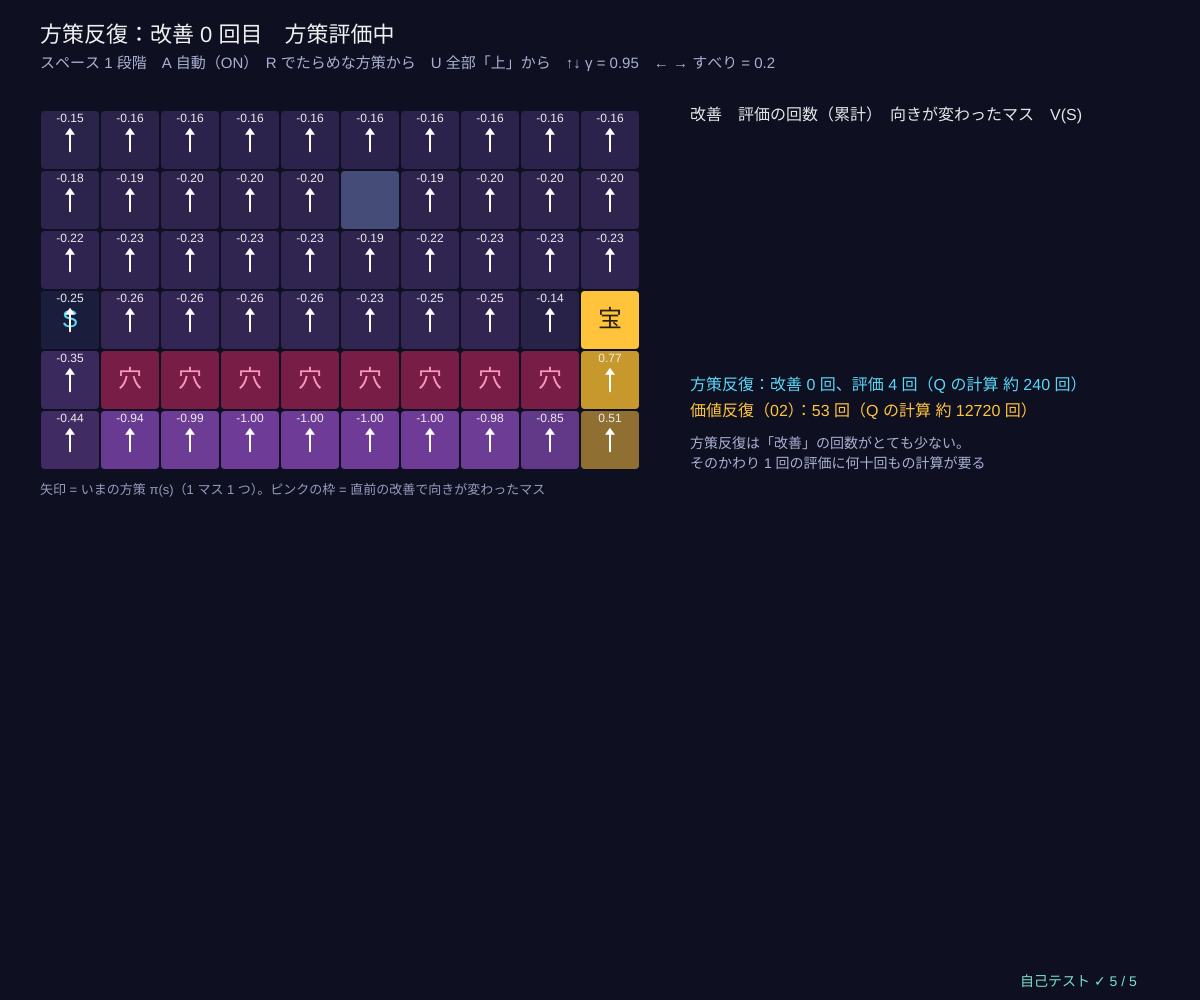
Frame 1 (no input)
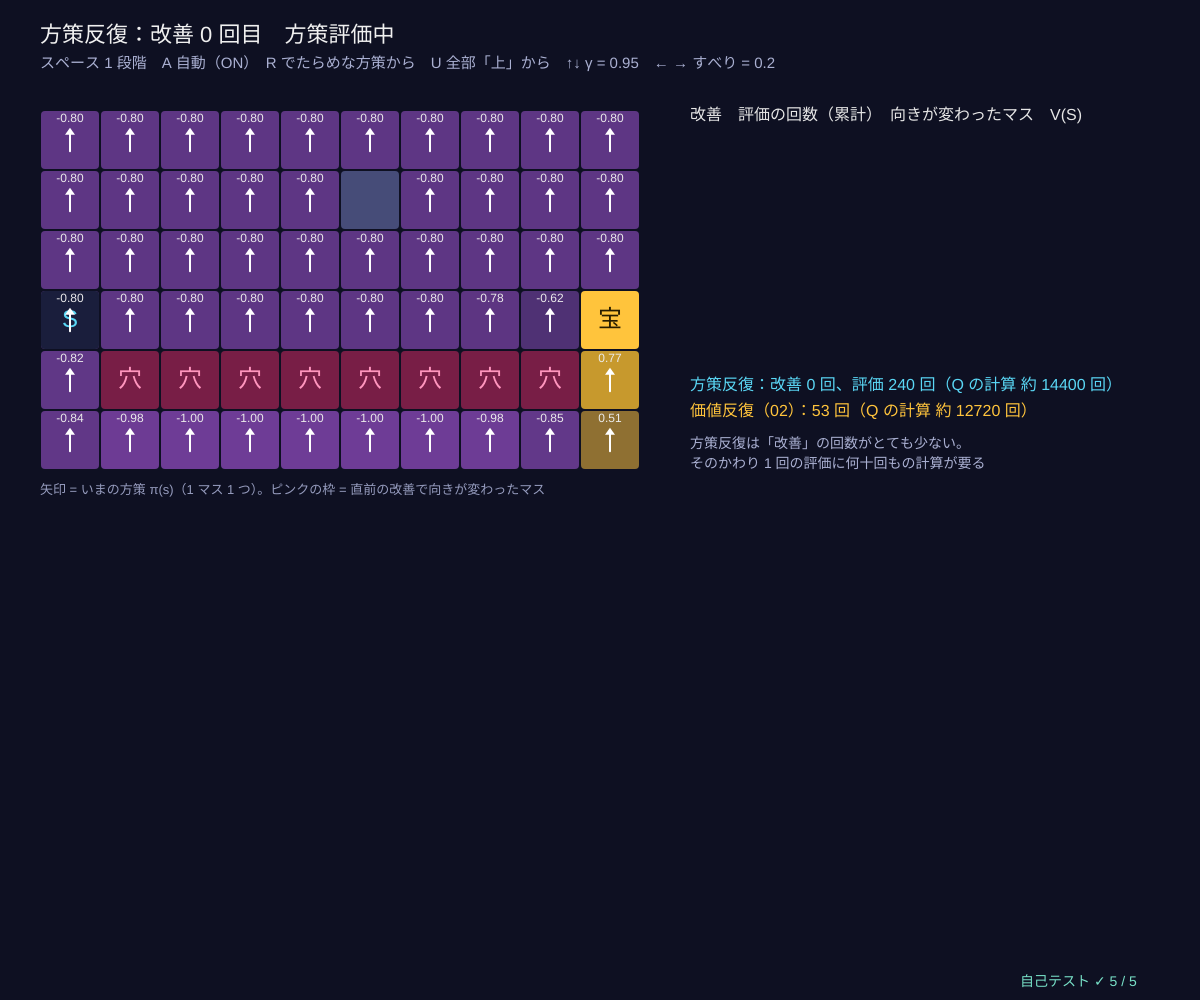
Frame 60 (no input)
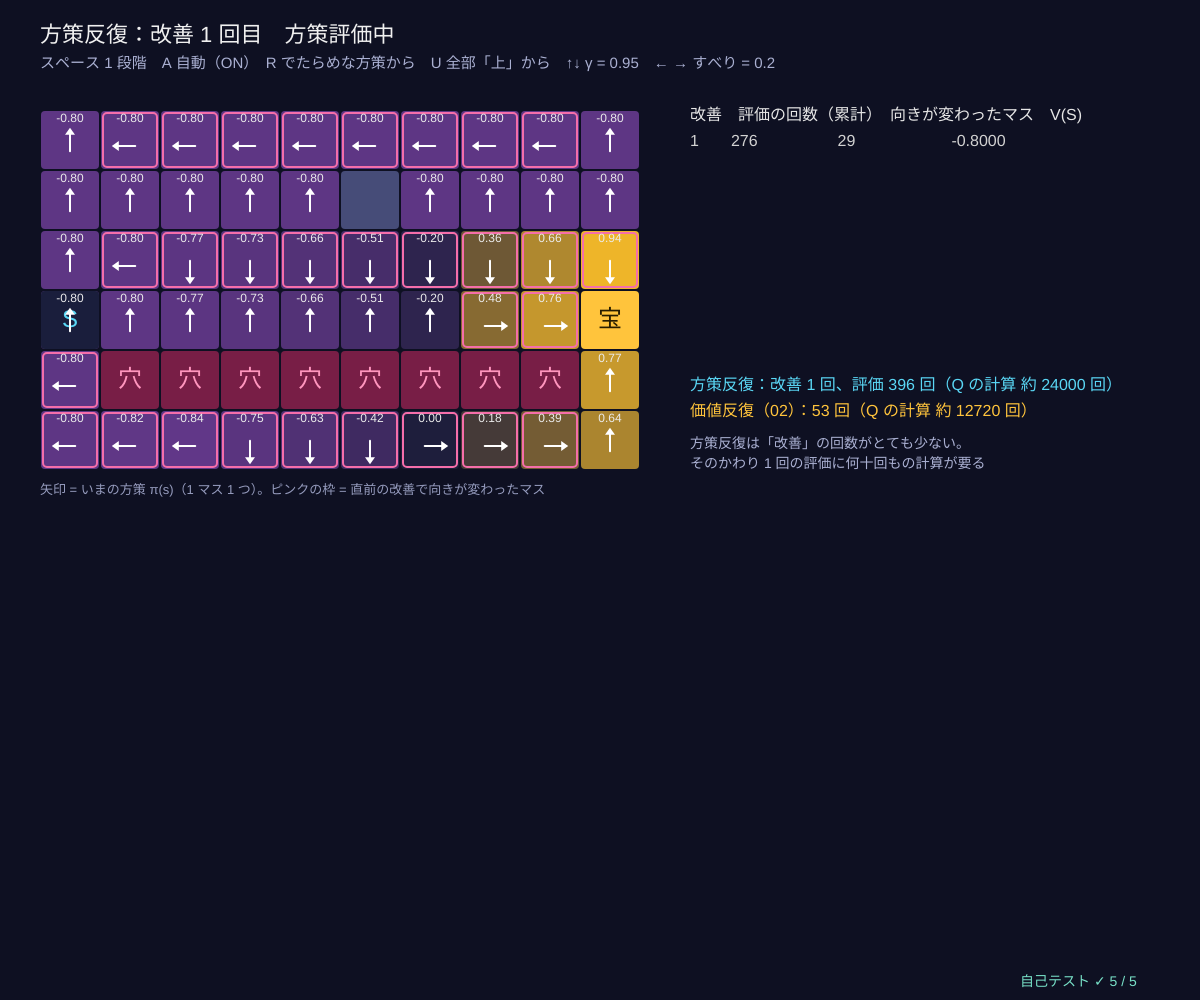
Frame 120 (the mouse pressed at the canvas centre since frame 60)

The p5.js sketch that drew these frames (run headless with seeded random() and noise() and a simulated clock; from frame 60 on, the mouse is pressed at the canvas centre):

// p5.js sketch
// ── sketch.js
// ============================================
// 03 方策反復 ─ 「方策評価（いまの方策の価値を計算）」→「方策改善（価値を見て貪欲に向きを変える）」のくり返し
// 方策を改善すると価値は下がらない（方策改善定理）。方策の種類は有限なので、数回で最適方策にたどり着いて止まる。
// 価値反復（02）と、くり返しの回数・計算量をくらべる
// スペース 1 段階すすめる / A 自動 / R 方策をでたらめに / U 全部「上」 / ↑↓ γ / ← → すべり / クリック 床→壁→宝→穴
// ============================================

let mapRows = [                          // ★ 地図（02 と同じ）
  '..........',
  '.....#....',
  '..........',
  'S........G',
  '.PPPPPPPP.',
  '..........',
];
let gamma = 0.95, slip = 0.2;            // ★ 割引率とすべりやすさ
const STEP_R = -0.04, TOL = 1e-8;        // ★ 1 歩の報酬、方策評価の収束の判定
let gw, mdp, policy = [], vTable = [], phase = 'eval', improveLog = [], auto = true, evalSweeps = 0, viInfo = null, gx = 40, gy = 110, cs = 60, lastChanged = [];

function setup() {
  createCanvas(windowWidth, windowHeight);
  gw = gridParse(mapRows);
  selfTest();
  rebuild();
}
function rebuild() {
  mdp = buildMdp(gw, slip, STEP_R);
  viInfo = valueIteration(mdp, gamma, TOL, 20000);       // くらべる相手：価値反復
  resetPolicy(false);
}
function resetPolicy(randomize) {
  policy = new Array(mdp.nS).fill(0).map(() => (randomize ? Math.floor(rnd() * 4) : 0));
  vTable = new Array(mdp.nS).fill(0); phase = 'eval'; improveLog = []; evalSweeps = 0; lastChanged = [];
}

// ★ 方策評価の 1 回：V(s) ← Σ_s' P(s′|s,π(s)) (r + γ V(s′))（行動は方策が決めた 1 つだけ）。戻り値 = 最大の変化量
function evalSweep(m, pi, V, gam) {
  let d = 0;
  for (let s = 0; s < m.nS; s++) { if (m.term[s]) continue; let v = qValue(m, V, gam, s, pi[s]); d = Math.max(d, Math.abs(v - V[s])); V[s] = v; }
  return d;
}
// ★ 方策改善：各マスで Q(s, a) がいちばん大きい向きへ。同点ならいまの向きのまま（行ったり来たりを防ぐ）
function improve(m, pi, V, gam) {
  let changed = [];
  for (let s = 0; s < m.nS; s++) {
    if (m.term[s]) continue;
    let q = [0, 1, 2, 3].map((a) => qValue(m, V, gam, s, a)), best = argmaxFirst(q);
    if (q[best] > q[pi[s]] + 1e-12) { pi[s] = best; changed.push(s); }
  }
  return changed;
}
function policyIteration(m, pi0, gam) {          // 全部まとめて（自己テスト用）
  let pi = pi0.slice(), V = new Array(m.nS).fill(0), sweeps = 0, rounds = 0, vs = [];
  for (; rounds < 100; rounds++) {
    let d; do { d = evalSweep(m, pi, V, gam); sweeps++; } while (d >= TOL && sweeps < 1e6);
    vs.push(V.slice());
    if (improve(m, pi, V, gam).length === 0) break;
  }
  return { pi, V, sweeps, rounds: rounds + 1, vs };
}
function advance() {                             // 評価を 1 回すすめる／評価が終わっていたら改善
  if (phase === 'done') return;
  if (phase === 'eval') {
    let d = evalSweep(mdp, policy, vTable, gamma); evalSweeps++;
    if (d < TOL) phase = 'improve';
  } else {
    lastChanged = improve(mdp, policy, vTable, gamma);
    improveLog.push({ sweeps: evalSweeps, changed: lastChanged.length, vS: vTable[gw.cell.indexOf('S')] });
    phase = lastChanged.length ? 'eval' : 'done';
  }
}

function draw() {
  background(...BG);
  if (auto) { if (phase === 'eval') { for (let k = 0; k < 4; k++) if (phase === 'eval') advance(); } else if (frameCount % 45 === 0) advance(); }
  cs = Math.min(64, (width * 0.55 - 60) / gw.w, (height - 230) / gw.h);
  let label = { eval: '方策評価中', improve: '評価が収束 → 次は改善', done: '方策が変わらない → 最適方策' }[phase];
  noStroke(); fill(240); textSize(22); textAlign(LEFT, BASELINE);
  text('方策反復：改善 ' + improveLog.length + ' 回目　' + label, 40, 42);
  fill(170, 176, 210); textSize(15);
  text('スペース 1 段階　A 自動（' + (auto ? 'ON' : 'OFF') + '）　R でたらめな方策から　U 全部「上」から　↑↓ γ = ' + gamma.toFixed(2) + '　← → すべり = ' + slip.toFixed(1), 40, 68);

  for (let s = 0; s < mdp.nS; s++) {
    if (mdp.term[s]) continue;
    let [x, y] = cellXY(gw, s, gx, gy, cs); noStroke(); valueFill(vTable[s], -1, 1); rect(x + 1, y + 1, cs - 2, cs - 2, 4);
    if (lastChanged.includes(s)) { noFill(); stroke(...PINK); strokeWeight(2); rect(x + 3, y + 3, cs - 6, cs - 6, 4); }
  }
  drawCells(gw, gx, gy, cs, true);
  for (let s = 0; s < mdp.nS; s++) {
    if (mdp.term[s]) continue;
    let [x, y] = cellXY(gw, s, gx, gy, cs);
    noStroke(); fill(235); textAlign(CENTER, TOP); textSize(Math.max(10, cs * 0.2)); text(fmtN(vTable[s]), x + cs / 2, y + 3);
    stroke(255); strokeWeight(2); fill(255); drawArrowIn(x + cs / 2, y + cs * 0.6, policy[s], cs * 0.22);
  }
  noStroke(); fill(150, 156, 190); textSize(13); textAlign(LEFT, BASELINE);
  text('矢印 = いまの方策 π(s)（1 マス 1 つ）。ピンクの枠 = 直前の改善で向きが変わったマス', gx, gy + gw.h * cs + 24);

  // ---- 記録の表と、価値反復との比較
  let px = gx + gw.w * cs + 50, py = 120;
  fill(230); textSize(16); text('改善　評価の回数（累計）　向きが変わったマス　V(S)', px, py);
  improveLog.slice(-10).forEach((h, i) => { fill(h.changed ? 210 : color(...GOLD)); text((improveLog.length - Math.min(10, improveLog.length) + i + 1) + '　　' + h.sweeps + '　　　　　' + h.changed + '　　　　　　' + fmtN(h.vS, 4), px, py + 26 + i * 22); });
  let ty = py + 270, actsPI = evalSweeps * mdp.nS + improveLog.length * mdp.nS * 4, actsVI = viInfo.its * mdp.nS * 4;
  fill(...CYAN); text('方策反復：改善 ' + improveLog.length + ' 回、評価 ' + evalSweeps + ' 回（Q の計算 約 ' + actsPI + ' 回）', px, ty);
  fill(...GOLD); text('価値反復（02）：' + viInfo.its + ' 回（Q の計算 約 ' + actsVI + ' 回）', px, ty + 26);
  fill(170, 176, 210); textSize(14);
  text('方策反復は「改善」の回数がとても少ない。', px, ty + 58);
  text('そのかわり 1 回の評価に何十回もの計算が要る', px, ty + 78);
  if (phase === 'done') {
    let same = 0, tot = 0; for (let s = 0; s < mdp.nS; s++) if (!mdp.term[s]) { tot++; if (optimalActs(mdp, viInfo.V, gamma, s, 1e-6).includes(policy[s])) same++; }
    fill(...LIME); textSize(16); text('価値反復の最適な向きと一致：' + same + ' / ' + tot + ' マス', px, ty + 112);
  }
  drawSelfTest(width - 180, height - 14);
}

function mousePressed() {
  let s = cellAt(gw, gx, gy, cs, mouseX, mouseY);
  if (s < 0 || gw.cell[s] === 'S') return;
  let order = ['.', '#', 'G', 'P']; gw.cell[s] = order[(order.indexOf(gw.cell[s]) + 1) % 4]; rebuild();
}
function keyPressed() {
  if (key === ' ') { if (phase === 'eval') { while (phase === 'eval') advance(); } else advance(); }
  if (key === 'a' || key === 'A') auto = !auto;
  if (key === 'r' || key === 'R') resetPolicy(true);
  if (key === 'u' || key === 'U') resetPolicy(false);
  if (key === UP_ARROW) { gamma = Math.min(0.99, Math.round((gamma + 0.05) * 100) / 100); rebuild(); }
  if (key === DOWN_ARROW) { gamma = Math.max(0.05, Math.round((gamma - 0.05) * 100) / 100); rebuild(); }
  if (key === RIGHT_ARROW) { slip = Math.min(0.8, Math.round((slip + 0.1) * 10) / 10); rebuild(); }
  if (key === LEFT_ARROW) { slip = Math.max(0, Math.round((slip - 0.1) * 10) / 10); rebuild(); }
  return false;
}

// ---- 自己テスト
function selfTest() {
  selfTestResults = [];
  let gwT = gridParse(mapRows), okV = true, okPi = true, okMono = true, okRounds = true, maxRounds = 0;
  for (let sl of [0, 0.2]) {
    let m = buildMdp(gwT, sl, STEP_R), vi = valueIteration(m, 0.95, 1e-12, 20000);
    seedRng(21 + sl * 10);
    for (let trial = 0; trial < 4; trial++) {
      let pi0 = trial === 0 ? new Array(m.nS).fill(0) : Array.from({ length: m.nS }, () => Math.floor(rnd() * 4));
      let pr = policyIteration(m, pi0, 0.95); maxRounds = Math.max(maxRounds, pr.rounds);
      if (pr.rounds > 15) okRounds = false;
      for (let s = 0; s < m.nS; s++) {
        if (m.term[s]) continue;
        if (!near(pr.V[s], vi.V[s], 1e-6)) okV = false;
        if (!optimalActs(m, vi.V, 0.95, s, 1e-6).includes(pr.pi[s])) okPi = false;
      }
      for (let k = 1; k < pr.vs.length; k++) for (let s = 0; s < m.nS; s++) if (pr.vs[k][s] < pr.vs[k - 1][s] - 1e-6) okMono = false;   // 評価を 10⁻⁸ で打ち切る誤差（約 γ/(1−γ) × 10⁻⁸）は見のがす
    }
  }
  check('方策反復は 15 回以内の改善で止まる（いちばん多くて ' + maxRounds + ' 回、すべり 0 と 0.2、初期方策 4 通り）', okRounds);
  check('最後の価値 = 価値反復の V*（誤差 10⁻⁶ 以内）', okV);
  check('最後の方策の向きは、どのマスでも価値反復の最適な向きの 1 つ', okPi);
  check('方策改善定理：改善のたびに、どのマスの価値も下がらない（評価の打ち切り誤差 10⁻⁶ まで）', okMono);
  // 改善しても変わらない = 貪欲方策が自分自身
  let m = buildMdp(gwT, 0.2, STEP_R), pr = policyIteration(m, new Array(m.nS).fill(0), 0.95), pi2 = pr.pi.slice();
  check('止まった方策をもう一度改善しても変わらない', improve(m, pi2, pr.V, 0.95).length === 0);
  reportSelfTest();
}

// ---------- やってみよう ----------
// 1. U（全部「上」）と R（でたらめ）で始めて、改善の回数をくらべよう
// 2. 評価のたびに V を 0 からやり直すと、評価の回数はどれくらい増える？（いまは前の V から続けている）
// 3. γ を 0.99 にすると、価値反復と方策反復の回数はそれぞれどう変わる？
// 4. 評価を最後まで待たずに数回で打ち切って改善すると？（価値反復との中間）
// 5. 壁を置いて迷路にすると、改善の回数はどう変わる？

// ==================================================
// ここから下は「強化学習の道具」（中身は読まなくても OK。消さないでね）
// ==================================================
// ---- 色と小さな道具
const BG = [14, 16, 34];                // 背景（アーケードの紺）
const GOLD = [255, 196, 60], CYAN = [90, 215, 245], PINK = [245, 110, 170], LIME = [160, 230, 110], VIOLET = [175, 140, 255];
function clampv(v, a, b) { return v < a ? a : v > b ? b : v !== v ? a : v; }     // NaN なら a に戻す
function argmaxR(q) {                  // いちばん大きい値の番号（同点はランダムに 1 つ）
  let m = -Infinity, best = [];
  for (let i = 0; i < q.length; i++) {
    if (q[i] > m + 1e-12) { m = q[i]; best = [i]; } else if (Math.abs(q[i] - m) <= 1e-12) best.push(i);
  }
  return best.length ? best[Math.floor(rnd() * best.length)] : 0;
}
function argmaxFirst(q) { let b = 0; for (let i = 1; i < q.length; i++) if (q[i] > q[b]) b = i; return b; }   // 同点は若い番号
function maxOf(q) { let m = -Infinity; for (let v of q) if (v > m) m = v; return m; }
function epsGreedy(q, eps) { return rnd() < eps ? Math.floor(rnd() * q.length) : argmaxR(q); }   // ε の確率でランダム、ほかは貪欲
function softmaxArr(h, tau) {          // ボルツマン分布 exp(h/τ) / Σ（大きい数でもあふれないように最大値を引く）
  let m = maxOf(h), e = h.map((v) => Math.exp((v - m) / (tau || 1))), s = e.reduce((a, b) => a + b, 0);
  return e.map((v) => v / s);
}
function sampleFrom(p) { let u = rnd(), c = 0; for (let i = 0; i < p.length; i++) { c += p[i]; if (u < c) return i; } return p.length - 1; }
function meanOf(a) { return a.length ? a.reduce((s, v) => s + v, 0) / a.length : 0; }
function fmtN(v, d) { if (typeof v !== 'number' || v !== v) return '?'; let s = v.toFixed(d === undefined ? 2 : d); return s === '-0.00' || s === '-0.0' || s === '-0' ? s.slice(1) : s; }
// ---- 種つきの乱数（同じ種なら毎回同じ列 → 実験をくり返せる）
let rngState = 1;
function seedRng(s) { rngState = (s >>> 0) || 1; }
function rnd() {                       // 0〜1 の一様乱数（mulberry32）
  rngState = (rngState + 0x6d2b79f5) >>> 0;
  let t = rngState;
  t = Math.imul(t ^ (t >>> 15), t | 1);
  t ^= t + Math.imul(t ^ (t >>> 7), t | 61);
  return ((t ^ (t >>> 14)) >>> 0) / 4294967296;
}
function rndInt(a, b) { return a + Math.floor(rnd() * (b - a + 1)); }
function randn() { let u = 1 - rnd(), v = rnd(); return Math.sqrt(-2 * Math.log(u)) * Math.cos(2 * Math.PI * v); }   // 標準正規分布
// ---- グリッドワールド：文字の地図 '.' 床、'#' 壁、'S' スタート、'G' 宝（+1 で終わり）、'P' 落とし穴（−1 で終わり）
const DIRS = [[0, -1], [1, 0], [0, 1], [-1, 0]];    // 行動 0 上、1 右、2 下、3 左
const DIR_NAMES = ['上', '右', '下', '左'];
function gridParse(rows) { return { w: rows[0].length, h: rows.length, cell: rows.join('').split('') }; }
function gridMove(gw, s, a) {          // 決まった向きに 1 マス。外や壁ならその場にとどまる
  let x = s % gw.w + DIRS[a][0], y = Math.floor(s / gw.w) + DIRS[a][1];
  if (x < 0 || y < 0 || x >= gw.w || y >= gw.h || gw.cell[y * gw.w + x] === '#') return s;
  return y * gw.w + x;
}
function isTerminalCell(c) { return c === 'G' || c === 'P'; }
function enterReward(c, stepR) { return c === 'G' ? 1 : c === 'P' ? -1 : stepR; }
// マルコフ決定過程を作る：P[s][a] = [{ s2, p, r }]。意図した向きに 1 − slip、左右の直角の向きに slip/2 ずつ
function buildMdp(gw, slip, stepR) {
  let nS = gw.w * gw.h, P = [], term = [];
  for (let s = 0; s < nS; s++) {
    let c = gw.cell[s]; term.push(isTerminalCell(c) || c === '#'); P.push([]);
    for (let a = 0; a < 4; a++) {
      if (term[s]) { P[s].push([{ s2: s, p: 1, r: 0 }]); continue; }       // 終わりのマス（と壁）はそこに留まり、報酬 0
      let outs = [[a, 1 - slip], [(a + 1) % 4, slip / 2], [(a + 3) % 4, slip / 2]], list = [];
      for (let [d, p] of outs) {
        if (p <= 0) continue;
        let s2 = gridMove(gw, s, d), r = enterReward(gw.cell[s2], stepR), e = list.find((o) => o.s2 === s2);
        if (e) e.p += p; else list.push({ s2, p, r });
      }
      P[s].push(list);
    }
  }
  return { nS, nA: 4, P, term, gw };
}
function qValue(mdp, V, gamma, s, a) { let q = 0; for (let o of mdp.P[s][a]) q += o.p * (o.r + gamma * V[o.s2]); return q; }
function viSweep(mdp, V, gamma) {      // 価値反復の 1 回：V(s) ← max_a Σ p (r + γ V(s'))。戻り値 = 最大の変化量
  let nv = V.slice(), d = 0;
  for (let s = 0; s < mdp.nS; s++) {
    if (mdp.term[s]) continue;
    let best = -Infinity; for (let a = 0; a < 4; a++) best = Math.max(best, qValue(mdp, V, gamma, s, a));
    nv[s] = best; d = Math.max(d, Math.abs(best - V[s]));
  }
  for (let s = 0; s < mdp.nS; s++) V[s] = nv[s];
  return d;
}
function valueIteration(mdp, gamma, tol, maxIt) {
  let V = new Array(mdp.nS).fill(0), its = 0, d = Infinity, deltas = [];
  while (d >= tol && its < (maxIt || 100000)) { d = viSweep(mdp, V, gamma); deltas.push(d); its++; }
  return { V, its, deltas };
}
function optimalActs(mdp, V, gamma, s, tol) {     // 最適な行動の集合（同点は全部）
  let q = [0, 1, 2, 3].map((a) => qValue(mdp, V, gamma, s, a)), m = maxOf(q);
  return [0, 1, 2, 3].filter((a) => q[a] >= m - (tol || 1e-9));
}
function evalPolicy(mdp, pi, gamma, tol, V0) {    // 方策評価：V(s) ← Σ p (r + γ V(s')) を、変化が tol 未満になるまで
  let V = V0 ? V0.slice() : new Array(mdp.nS).fill(0), sweeps = 0, d = Infinity;
  while (d >= tol && sweeps < 100000) {
    d = 0;
    for (let s = 0; s < mdp.nS; s++) {
      if (mdp.term[s]) continue;
      let v = qValue(mdp, V, gamma, s, pi[s]); d = Math.max(d, Math.abs(v - V[s])); V[s] = v;
    }
    sweeps++;
  }
  return { V, sweeps };
}
function cellXY(gw, s, gx, gy, cs) { return [gx + (s % gw.w) * cs, gy + Math.floor(s / gw.w) * cs]; }
function drawArrowIn(cx, cy, a, len) { // マスの中心から向き a に矢印
  let dx = DIRS[a][0], dy = DIRS[a][1], ex = cx + dx * len, ey = cy + dy * len;
  line(cx - dx * len * 0.4, cy - dy * len * 0.4, ex, ey);
  noStroke(); triangle(ex + dx * 5, ey + dy * 5, ex - dy * 5 - dx * 2, ey + dx * 5 - dy * 2, ex + dy * 5 - dx * 2, ey - dx * 5 - dy * 2);
}
function drawCells(gw, gx, gy, cs, skipFloor) {   // 壁・宝・落とし穴・スタートを描く
  textAlign(CENTER, CENTER); textSize(cs * 0.4);
  for (let s = 0; s < gw.w * gw.h; s++) {
    let c = gw.cell[s], [x, y] = cellXY(gw, s, gx, gy, cs);
    if (c === '.' && skipFloor) continue;
    noStroke();
    if (c === '#') fill(70, 76, 120); else if (c === 'G') fill(...GOLD); else if (c === 'P') fill(120, 30, 70); else fill(26, 30, 60);
    rect(x + 1, y + 1, cs - 2, cs - 2, 4);
    if (c === 'G') { fill(40, 30, 0); text('宝', x + cs / 2, y + cs / 2); }
    if (c === 'P') { fill(255, 150, 190); text('穴', x + cs / 2, y + cs / 2); }
    if (c === 'S') { fill(...CYAN); text('S', x + cs / 2, y + cs / 2); }
  }
}
function cellAt(gw, gx, gy, cs, mx, my) {         // マウスの下のマス（なければ −1）
  let x = Math.floor((mx - gx) / cs), y = Math.floor((my - gy) / cs);
  return x >= 0 && y >= 0 && x < gw.w && y < gw.h ? y * gw.w + x : -1;
}
function bfsDist(gw, goal) {           // 決定的に動くときの、各マスからゴールまでの最短の歩数（届かなければ Infinity）
  let d = new Array(gw.w * gw.h).fill(Infinity), q = [goal]; d[goal] = 0;
  while (q.length) {
    let s = q.shift();
    for (let a = 0; a < 4; a++) {
      let x = s % gw.w - DIRS[a][0], y = Math.floor(s / gw.w) - DIRS[a][1], p = y * gw.w + x;   // p から向き a で s に来られる？
      if (x < 0 || y < 0 || x >= gw.w || y >= gw.h || gw.cell[p] === '#' || d[p] < Infinity || isTerminalCell(gw.cell[p])) continue;
      if (gridMove(gw, p, a) === s) { d[p] = d[s] + 1; q.push(p); }
    }
  }
  return d;
}
function valueFill(v, lo, hi) {        // 低い = 紫、0 = 紺、高い = 金
  let t = clampv((v - lo) / (hi - lo || 1), 0, 1);
  if (t < 0.5) { let u = t / 0.5; fill(110 - 80 * u, 60 - 30 * u, 150 - 90 * u); }
  else { let u = (t - 0.5) / 0.5; fill(30 + 220 * u, 30 + 160 * u, 60 - 20 * u); }
}
// ---- 自己テストの道具
let selfTestResults = [];
function check(name, cond) { selfTestResults.push({ name, ok: !!cond }); }
function near(a, b, tol) { return a !== null && a !== undefined && isFinite(a) && Math.abs(a - b) <= (tol === undefined ? 1e-9 : tol); }
function noNaN(v) { return Array.isArray(v) || ArrayBuffer.isView(v) ? Array.from(v).every(noNaN) : !(typeof v === 'number' && !isFinite(v)); }
function reportSelfTest() { for (let r of selfTestResults) (r.ok ? console.log : console.error)((r.ok ? '✓ ' : '✗ ') + r.name); }
function selfTestLine() { let n = selfTestResults.filter((r) => r.ok).length; return '自己テスト ' + (n === selfTestResults.length ? '✓ ' : '✗ ') + n + ' / ' + selfTestResults.length; }
function drawSelfTest(x, y) { noStroke(); fill(selfTestResults.every((r) => r.ok) ? color(120, 225, 200) : color(255, 90, 120)); textSize(14); textAlign(LEFT, BASELINE); text(selfTestLine(), x, y); }
